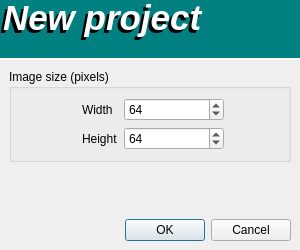
<?xml version="1.0" encoding="UTF-8"?>
<ui version="4.0">
 <class>NewProjectDialog</class>
 <widget class="QDialog" name="NewProjectDialog">
  <property name="windowModality">
   <enum>Qt::WindowModality::WindowModal</enum>
  </property>
  <property name="geometry">
   <rect>
    <x>0</x>
    <y>0</y>
    <width>300</width>
    <height>250</height>
   </rect>
  </property>
  <property name="minimumSize">
   <size>
    <width>300</width>
    <height>250</height>
   </size>
  </property>
  <property name="maximumSize">
   <size>
    <width>300</width>
    <height>250</height>
   </size>
  </property>
  <property name="windowTitle">
   <string>Setup new project</string>
  </property>
  <layout class="QGridLayout" name="gridLayout">
   <property name="leftMargin">
    <number>0</number>
   </property>
   <property name="topMargin">
    <number>0</number>
   </property>
   <property name="rightMargin">
    <number>0</number>
   </property>
   <property name="bottomMargin">
    <number>0</number>
   </property>
   <property name="spacing">
    <number>0</number>
   </property>
   <item row="0" column="0">
    <widget class="QWidget" name="header" native="true">
     <property name="minimumSize">
      <size>
       <width>0</width>
       <height>60</height>
      </size>
     </property>
     <property name="maximumSize">
      <size>
       <width>16777215</width>
       <height>60</height>
      </size>
     </property>
     <property name="styleSheet">
      <string notr="true">#header {
background-color:#008080;
border-bottom: 2px outset white;
}</string>
     </property>
     <widget class="QLabel" name="lblProjectName1">
      <property name="geometry">
       <rect>
        <x>3</x>
        <y>-13</y>
        <width>371</width>
        <height>61</height>
       </rect>
      </property>
      <property name="palette">
       <palette>
        <active>
         <colorrole role="WindowText">
          <brush brushstyle="SolidPattern">
           <color alpha="255">
            <red>255</red>
            <green>255</green>
            <blue>255</blue>
           </color>
          </brush>
         </colorrole>
        </active>
        <inactive>
         <colorrole role="WindowText">
          <brush brushstyle="SolidPattern">
           <color alpha="255">
            <red>255</red>
            <green>255</green>
            <blue>255</blue>
           </color>
          </brush>
         </colorrole>
        </inactive>
        <disabled/>
       </palette>
      </property>
      <property name="font">
       <font>
        <pointsize>26</pointsize>
        <italic>true</italic>
        <bold>true</bold>
       </font>
      </property>
      <property name="text">
       <string>New project</string>
      </property>
     </widget>
     <widget class="QLabel" name="lblProjectName1_shadow">
      <property name="geometry">
       <rect>
        <x>0</x>
        <y>-10</y>
        <width>370</width>
        <height>61</height>
       </rect>
      </property>
      <property name="palette">
       <palette>
        <active>
         <colorrole role="WindowText">
          <brush brushstyle="SolidPattern">
           <color alpha="255">
            <red>0</red>
            <green>0</green>
            <blue>0</blue>
           </color>
          </brush>
         </colorrole>
        </active>
        <inactive>
         <colorrole role="WindowText">
          <brush brushstyle="SolidPattern">
           <color alpha="255">
            <red>0</red>
            <green>0</green>
            <blue>0</blue>
           </color>
          </brush>
         </colorrole>
        </inactive>
        <disabled/>
       </palette>
      </property>
      <property name="font">
       <font>
        <pointsize>26</pointsize>
        <italic>true</italic>
        <bold>true</bold>
       </font>
      </property>
      <property name="text">
       <string>New project</string>
      </property>
     </widget>
     <zorder>lblProjectName1_shadow</zorder>
     <zorder>lblProjectName1</zorder>
    </widget>
   </item>
   <item row="1" column="0">
    <widget class="QWidget" name="body" native="true">
     <layout class="QGridLayout" name="gridLayout_2">
      <item row="2" column="1">
       <widget class="QDialogButtonBox" name="buttonBox">
        <property name="orientation">
         <enum>Qt::Orientation::Horizontal</enum>
        </property>
        <property name="standardButtons">
         <set>QDialogButtonBox::StandardButton::Cancel|QDialogButtonBox::StandardButton::Ok</set>
        </property>
       </widget>
      </item>
      <item row="0" column="0" colspan="2">
       <widget class="QGroupBox" name="groupBox">
        <property name="title">
         <string>Image size (pixels)</string>
        </property>
        <layout class="QFormLayout" name="formLayout">
         <property name="formAlignment">
          <set>Qt::AlignmentFlag::AlignHCenter|Qt::AlignmentFlag::AlignTop</set>
         </property>
         <item row="0" column="0">
          <widget class="QLabel" name="label">
           <property name="text">
            <string>Width</string>
           </property>
          </widget>
         </item>
         <item row="0" column="1">
          <widget class="QSpinBox" name="spbWidth">
           <property name="maximumSize">
            <size>
             <width>100</width>
             <height>16777215</height>
            </size>
           </property>
           <property name="minimum">
            <number>8</number>
           </property>
           <property name="maximum">
            <number>2048</number>
           </property>
           <property name="singleStep">
            <number>8</number>
           </property>
           <property name="value">
            <number>64</number>
           </property>
          </widget>
         </item>
         <item row="1" column="0">
          <widget class="QLabel" name="label_2">
           <property name="text">
            <string>Height</string>
           </property>
          </widget>
         </item>
         <item row="1" column="1">
          <widget class="QSpinBox" name="spbHeight">
           <property name="maximumSize">
            <size>
             <width>100</width>
             <height>16777215</height>
            </size>
           </property>
           <property name="minimum">
            <number>8</number>
           </property>
           <property name="maximum">
            <number>2048</number>
           </property>
           <property name="singleStep">
            <number>8</number>
           </property>
           <property name="value">
            <number>64</number>
           </property>
          </widget>
         </item>
        </layout>
       </widget>
      </item>
      <item row="1" column="1">
       <spacer name="verticalSpacer">
        <property name="orientation">
         <enum>Qt::Orientation::Vertical</enum>
        </property>
        <property name="sizeHint" stdset="0">
         <size>
          <width>20</width>
          <height>40</height>
         </size>
        </property>
       </spacer>
      </item>
     </layout>
    </widget>
   </item>
  </layout>
 </widget>
 <resources/>
 <connections>
  <connection>
   <sender>buttonBox</sender>
   <signal>accepted()</signal>
   <receiver>NewProjectDialog</receiver>
   <slot>accept()</slot>
   <hints>
    <hint type="sourcelabel">
     <x>248</x>
     <y>254</y>
    </hint>
    <hint type="destinationlabel">
     <x>157</x>
     <y>274</y>
    </hint>
   </hints>
  </connection>
  <connection>
   <sender>buttonBox</sender>
   <signal>rejected()</signal>
   <receiver>NewProjectDialog</receiver>
   <slot>reject()</slot>
   <hints>
    <hint type="sourcelabel">
     <x>316</x>
     <y>260</y>
    </hint>
    <hint type="destinationlabel">
     <x>286</x>
     <y>274</y>
    </hint>
   </hints>
  </connection>
 </connections>
</ui>
